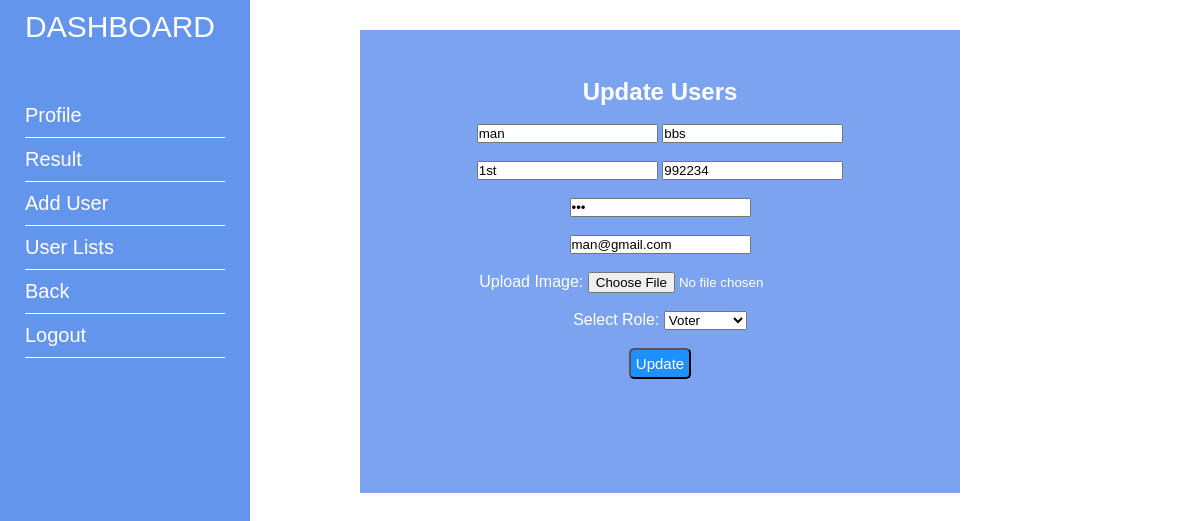
Page /routes/update.php?id=13 on the committed database.
### tables this page shows
CREATE TABLE `register` (
  `id` int(11) NOT NULL,
  `name` text NOT NULL,
  `class` varchar(50) NOT NULL,
  `semester` varchar(50) NOT NULL,
  `mobile` bigint(10) NOT NULL,
  `password` varchar(20) NOT NULL,
  `email` varchar(50) NOT NULL,
  `photo` varchar(255) NOT NULL,
  `role` int(1) NOT NULL,
  `status` int(1) NOT NULL,
  `votes` int(100) NOT NULL
);

### routes/update.php (the view, shortened to what this page needs)
<?php
include("../api/connect.php");
$id=$_GET['id'];
$sql="SELECT * FROM register WHERE id=$id";
$result=mysqli_query($connect, $sql);
$row=mysqli_fetch_assoc($result);
$name=$row['name'];
$class = $row['class'];
$sem = $row['semester'];
$mobile = $row['mobile'];
$password = $row['password'];
$email = $row['email'];
$image = $row['photo'];
$role = $row['role'];
?>
<!DOCTYPE html>
<html lang="en">
<head>
    <link rel="stylesheet" href="profile.css">
</head>
<body>
<div class="wrap">
<div class="sidebar">
<h1>Dashboard</h1>
    <ul>
        <li><a href="dashboard.php">Profile</a></li>
        <li><a href="result.php">Result</a></li>
        <li><a href="register.html">Add User</a></li>
        <li><a href="display.php">User Lists</a></li>
        <li><a href="../front.php">Back</a></li>
        <li><a href="logout.php">Logout</a></li>
    </ul>
</div>
    <section class="regmain">
        <div>
        <h1>Update Users</h1><br>
    <form method="POST" enctype="multipart/form-data">
        <div class="inputbox">
        <input type="text" name="name" placeholder="Enter Name" value=<?php echo $name;?> required>
        <input type="text" name="class" placeholder="Enter Class" value=<?php echo $class;?> required><br><br>
        <input type="text" name="semester" placeholder="Enter Semester" value=<?php echo $sem;?> required>
        <input type="bigint" name="mobile" placeholder="Enter Mobile" value=<?php echo $mobile;?> required><br><br>
        <input type="password" name="password" placeholder="Enter Password" value=<?php echo $password;?> required><br><br>
        <input id="email" type="email" name="email" placeholder="Enter Email" value=<?php echo $email;?>><br><br>
    </div>
    <div id="imagepart">
       Upload Image: <input type="file" name="photo" value=<?php echo $image;?>>
    </div>
    <br>
    <div id="role">
      Select Role: <select name="role" value=<?php echo $role;?>>
           <option value="1">Voter</option>
       </select>
    </div>
    <br>
<button type="submit" class="btn btn-primary" name="submit">Update</button>
    </form>
        </div>
    </section>
</div>
</body>
</html>

### routes/profile.css (style rules this page uses)
* { margin: 0; padding: 0; }
body { font-size:100%; font-family: sans-serif; }
.wrap { width:100%; float:left; }
.regmain { width:100%; height:50vh; position:relative; background-color: rgb(123, 163, 239); width:50%; margin-top: 30px; margin-left: 30%; padding-top:4%; padding-bottom: 15px; color:white; text-align: center; }
.sidebar { height:100vh; width:250px; background-color:cornflowerblue; position:fixed; z-index: 999; }
.sidebar h1 { color:white; font-size: 30px; font-weight: normal; text-transform: uppercase; padding-top: 10px; padding-left: 25px; }
.sidebar ul { display:block; margin-top:50px; padding-left: 25px; }
.sidebar ul li { padding:10px 0; list-style: none; border-bottom: 1px solid floralwhite; margin-right: 25px; }
.sidebar ul li a { color:white; font-size: 20px; text-decoration: none; }
button { padding:5px; font-size: 15px; background-color: dodgerblue; color:white; border-radius: 5px; cursor: pointer; }

### rows in the picture
register: name "man", class "bbs", semester "1st", mobile "992234", email "man@gmail.com", role "Voter"
